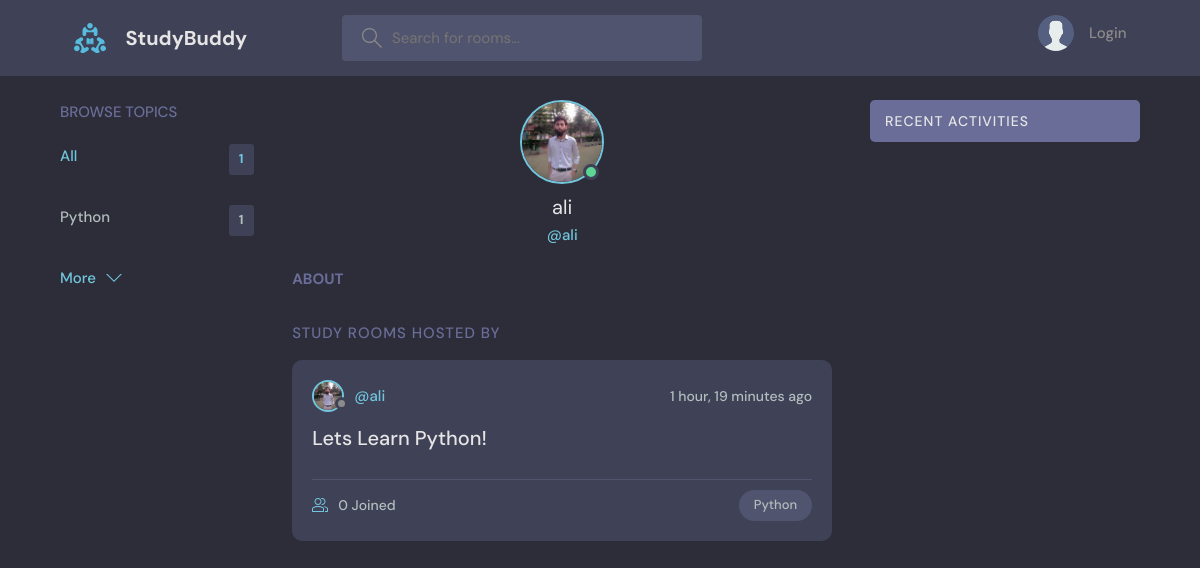
Before: /user-profile/1/ with the older database file.
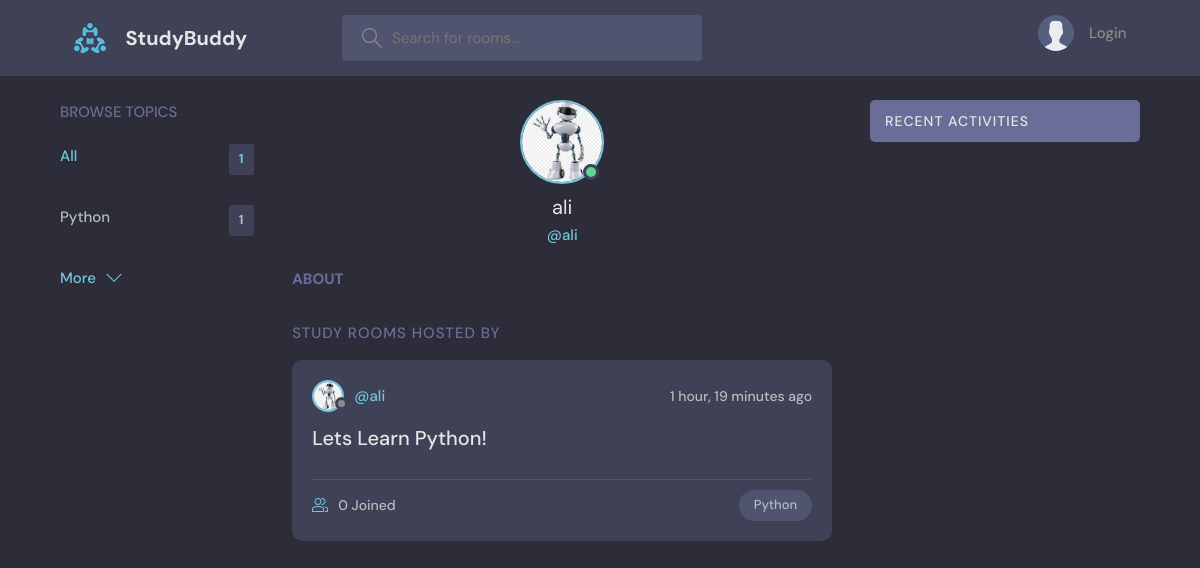
After: the same page with the newer database file.
### base/models.py (models this page shows, shortened)
class User(AbstractUser):
    name = models.CharField(max_length=100, null=True)
    email = models.EmailField(unique=True, null=True)
    bio = models.TextField(null=True)
    avatar = models.ImageField(null=True, default='avatar.svg')
    USERNAME_FIELD = 'email'
    REQUIRED_FIELDS = []

class Room(models.Model):
    host = models.ForeignKey(User, on_delete=models.SET_NULL, null=True)
    topic = models.ForeignKey(Topic, on_delete=models.SET_NULL, null=True)
    name = models.CharField(max_length=100)
    description = models.TextField(null=True, blank=True)
    participants = models.ManyToManyField(User, related_name='participants', blank=True)
    updated = models.DateTimeField(auto_now=True)
    created = models.DateTimeField(auto_now_add=True)
    class Meta:
        ordering = ['-updated', '-created']

class Topic(models.Model):
    name = models.CharField(max_length=200)

### base/views.py (the view)
# urls.py: path('user-profile/<str:pk>/', views.user_profile, name='user_profile'),
def user_profile(request, pk):
    user = User.objects.get(id=pk)
    rooms = user.room_set.all()
    room_messages = user.message_set.all()
    topics = Topic.objects.all()
    context = {'user':user, 'rooms':rooms, 'room_messages':room_messages
               ,'topics':topics}
    return render(request, 'base/profile.html', context=context)

### base/templates/base/profile.html (shortened to what this page needs)
{% extends 'main.html' %}
{% block content %}
  <main class="profile-page layout layout--3">
    <div class="container">
      {% include 'base/topics_component.html' %}
      <div class="roomList">
        <div class="profile">
          <div class="profile__avatar">
            <div class="avatar avatar--large active">
              <img src="{{user.avatar.url}}" />
            </div>
          </div>
          <div class="profile__info">
            <h3>{{ user.username }}</h3>
            <p>@{{ user.username }}</p>
          </div>
          <div class="profile__about">
            <h3>About</h3>
          </div>
        </div>
        <div class="roomList__header">
          <div>
            <h2>Study Rooms Hosted by {{ request.user.name }}</a>
            </h2>
          </div>
        </div>
        {% include 'base/feed_component.html' %}
      </div>
      {% include 'base/activity_component.html' %}
    </div>
  </main>
  {% endblock content %}

### base/templates/base/feed_component.html (shortened to what this page needs)
{% for room in rooms %}
<div class="roomListRoom">
    <div class="roomListRoom__header">
      <a href="{% url 'user_profile' room.host.id %}" class="roomListRoom__author">
        <div class="avatar avatar--small">
          <img src="{{ room.host.avatar.url }}" />
        </div>
        <span>@{{ room.host.username }}</span>
      </a>
      <div class="roomListRoom__actions">
        <span>{{ room.created | timesince }} ago</span>
      </div>
    </div>
    <div class="roomListRoom__content">
      <a href="{% url 'room' room.id %}">{{ room.name }}</a>
    </div>
    <div class="roomListRoom__meta">
      <a href="{% url 'room' room.id %}" class="roomListRoom__joined">
        {{ room.participants.all.count }} Joined
      </a>
      <p class="roomListRoom__topic">{{ room.topic.name }}</p>
    </div>
</div>
{% endfor %}

Changed rows visible on the page:
changed User "ali": avatar: a different picture
changed through a linked row, Room "Lets Learn Python!": host.avatar: a different picture
